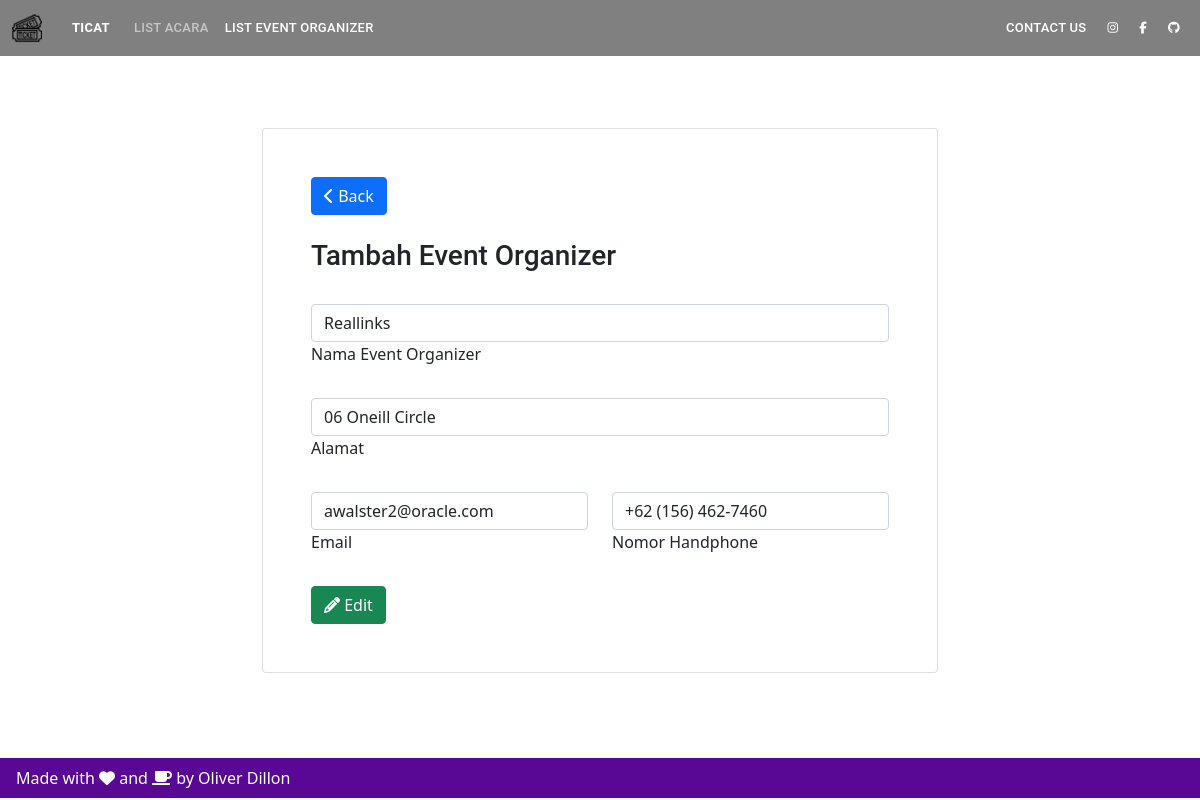
/eventorganizer/3, run on the app's committed database.
### App/models.py (models this page shows, shortened)
class EventOrganizer(models.Model):
    id = models.IntegerField(primary_key=True)
    name = models.TextField(max_length=50)
    address = models.TextField(max_length=100)
    email = models.EmailField()
    telp = models.TextField(max_length=20)
    created_at = datetime.datetime.now()

### App/views.py (the view)
# urls.py: path('eventorganizer/<str:eo_id>', views.eo, name="eo"),
def eo(request, eo_id):
    eo = EventOrganizer.objects.get(id = eo_id)
    if eo != None:
        return render(request, "edit.html", {'eo':eo})

### App/templates/edit.html (shortened to what this page needs)
{%extends 'add.html' %}
{% block active2 %} active {% endblock active2 %}
{%block btn-action%} <i class="fas fa-pencil"></i> Edit {%endblock btn-action%}
{%block value-name%} value="{{ eo.name }}" {%endblock value-name%}
{%block value-address%} value="{{ eo.address }}" {%endblock value-address%}
{%block value-email%} value="{{ eo.email }}" {%endblock value-email%}
{%block value-telp%} value="{{ eo.telp }}" {%endblock value-telp%}

### App/templates/add.html (shortened to what this page needs)
{%extends 'base.html'%}
{%block content%}
<br>
<br>
<br>
<div class="container-fluid">
    <div class="row justify-content-center">
        <div class="col-12 col-lg-9 col-xl-7">
            <div class="card">
                <div class="card-body p-4 p-md-5">
                    <a class="btn btn-primary mb-4" href="{% url 'data_eo' %}"><i class="fas fa-chevron-left"></i> Back</a>
                    <h3 class="mb-4 pb-2">Tambah Event Organizer</h3>
                    <form {% block actions %} action="/add_eventorganizer" {% endblock actions %} method="POST" enctype="multipart/form-data">
                        <div class="mb-4">
                            <div class="form-outline">
                                <input type="text" class="form-control" name="name" maxlength="50" required {%block value-name%}{%endblock value-name%}/>
                                <label class="form-label" for="name">Nama Event Organizer</label>
                            </div>
                        </div>
                        <div class="mb-4">
                            <div class="form-outline">
                                <input type="text" class="form-control" name="address" maxlength="100" required {%block value-address%}{%endblock value-address%}/>
                                <label class="form-label" for="address">Alamat</label>
                            </div>
                        </div>
                  <div class="row">
                    <div class="col-md-6 mb-4">
                      <div class="form-outline">
                        <input type="email" class="form-control" name="email" required {%block value-email%}{%endblock value-email%}/>
                        <label class="form-label" for="email">Email</label>
                      </div>
                    </div>
                    <div class="col-md-6 mb-4">
                      <div class="form-outline">
                        <input type="tel" id="phoneNumber" class="form-control" name="telp" maxlength="20" required {%block value-telp%}{%endblock value-telp%}/>
                        <label class="form-label" for="telp">Nomor Handphone</label>
                      </div>
                    </div>
                  </div>
                    <button class="btn btn-success" type="submit">
                        {%block btn-action%} <i class="fas fa-plus"></i> Event Organizer {%endblock btn-action%}
                    </button>
                </form>
              </div>
            </div>
          </div>
        </div>
</div>
{%endblock content%}

### static/css/style.css (style rules this page uses)
body { font-family: "Open Sans", sans-serif; color: #334240; }
a { text-decoration: none; color: #1bbca3; }
h1, h2, h3, h4, h5, h6 { font-family: "Roboto", sans-serif; }

### data on the page
EventOrganizer: name "Reallinks", address "06 Oneill Circle", email "awalster2@oracle.com", telp "+62 (156) 462-7460"
